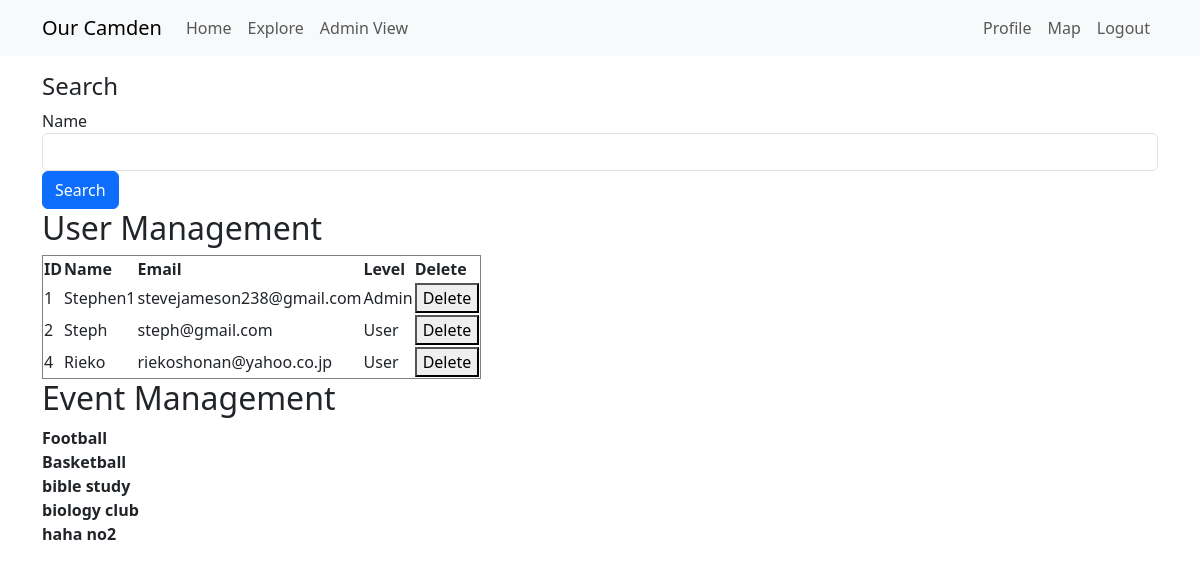
Before: /admin-view (signed in) with the older database file.
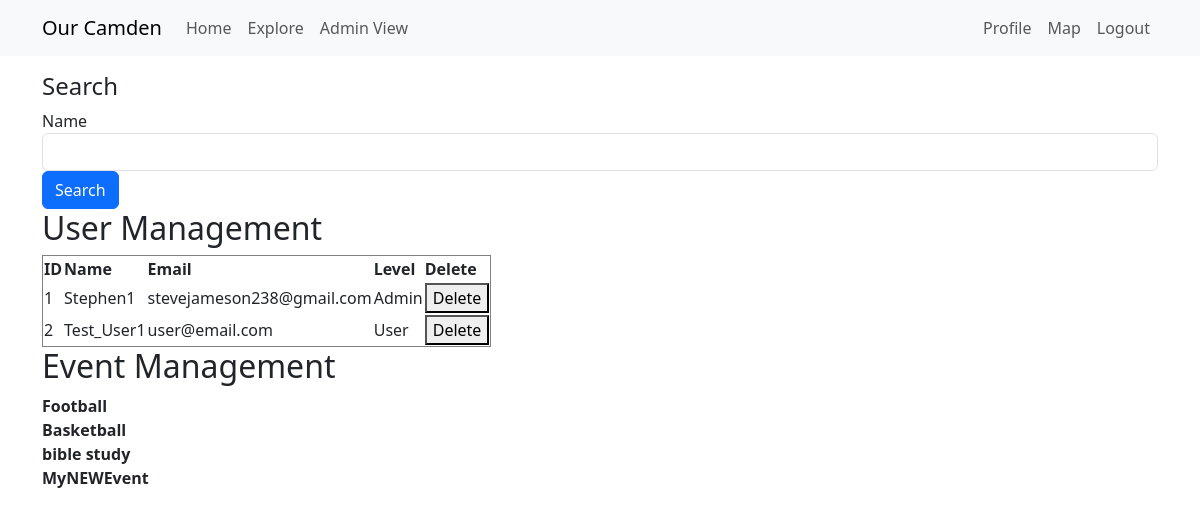
After: the same page with the newer database file.
### app/models.py (models this page shows, shortened)
class User(UserMixin, db.Model):
    __tablename__ = "User"
    __searchable__ = ['username', 'email']
    id: so.Mapped[int] = so.mapped_column(primary_key=True) # so.Mapped gives a python data type to the attr, so.mapped_column creates the actual column
    access_level: so.Mapped[int] = so.mapped_column(
        default=0,  # Default to 0 (logged-in User)
        nullable=False
    )
    username: so.Mapped[str] = so.mapped_column(sa.String(64), index=True,
                                                unique=True)
    email: so.Mapped[str] = so.mapped_column(sa.String(120), index=True,
                                             unique=True)
    password_hash: so.Mapped[Optional[str]] = so.mapped_column(sa.String(256)) #attr can be defined as Optional
    about_me: so.Mapped[Optional[str]] = so.mapped_column(sa.String(140))
    last_seen: so.Mapped[Optional[datetime]] = so.mapped_column(
        default=lambda: datetime.now(timezone.utc))
    posts: so.WriteOnlyMapped['Post'] = so.relationship(
        back_populates='author',
        passive_deletes=True) #back_populates links Posts.author to User.posts
    following: so.WriteOnlyMapped['User'] = so.relationship(
        secondary=followers, primaryjoin=(followers.c.follower_id == id), # establish link between User and Follower tables, where the id matches (all the Users this current User follows)
        secondaryjoin=(followers.c.followed_id == id), #links followers back to Users. identifies all Users who are followed by the current User
        back_populates='followers',
        passive_deletes=True) #links User.following to Follower.followers (who the User is following)
    followers: so.WriteOnlyMapped['User'] = so.relationship(
        secondary=followers, primaryjoin=(followers.c.followed_id == id),
        secondaryjoin=(followers.c.follower_id == id),
        back_populates='following',
        passive_deletes=True) #same but for who the User is being followed by
    Markers: so.Mapped["Marker"] = so.relationship(
        "Marker",
        back_populates="creator",  # Links to the `Marker.creator` relationship
    )
    def __repr__(self):
        return self.username # provides information in a nice format for each User

class Marker(db.Model):
    __tablename__ = "Marker"
    __searchable__ = ['event_name', 'event_description', 'User_id', 'filter_type']  # Fields to index
    approved: so.Mapped[bool] = so.mapped_column(default = False, nullable = False)
    website: so.Mapped[str] = so.mapped_column(nullable=True)
    id: so.Mapped[int] = so.mapped_column(primary_key=True)
    event_name: so.Mapped[str] = so.mapped_column(sa.String(140), nullable=False)
    event_description: so.Mapped[str] = so.mapped_column(sa.String(140))
    filter_type: so.Mapped[str] = so.mapped_column(sa.String(60))
    User_id: so.Mapped[str] = so.mapped_column(db.ForeignKey("User.id"))
    Location_id: so.Mapped[str] = so.mapped_column(db.ForeignKey("Location.id"))
    def __repr__(self) -> str:
        return f"<Marker (id={self.id})>"
    Location: so.Mapped["Location"] = so.relationship(
        "Location",
        back_populates="markers",
        foreign_keys="[Marker.Location_id]"
    )
    creator: so.Mapped["User"] = so.relationship(
        "User",
        back_populates="Markers",  # Links to the `User.Markers` relationship
        foreign_keys="[Marker.User_id]"
    )

### app/routes.py (the view)
@app.route('/admin-view')
@login_required
def admin_view():
    if current_user.is_authenticated and current_user.access_level==1: #so that users can't try to get in from url
        try:
            query = request.args.get('query', '')  # Get query, default to empty string
            print(query)
            if query:
                print('searching')
                user_data = User.query.msearch(query, fields=['username', 'email']).all()
            else:
                user_data = User.query.all()
            marker_data = Marker.query.all()  # Fetch all markers
            print(user_data, marker_data)
            return render_template('admin_view.html', users=user_data, markers=marker_data)
        except Exception as e:
            print(f"Error: {str(e)}")  # Log error to terminal
            return jsonify({'error': str(e)}), 500
    else:
        return redirect(url_for('index.html'))

### app/models.py (called while the page is built)
@login.user_loader
def load_User(id):
    return db.session.get(User, int(id))

### app/routes.py (called while the page is built)
@app.before_request
def before_request(): # if user is logged in, record the time they log in, update database
    if current_user.is_authenticated:
        current_user.last_seen = datetime.now(timezone.utc)
        db.session.commit()

### app/templates/admin_view.html (shortened to what this page needs)
{% extends "base.html" %}
{% block content %}
    <h4>Search</h4>
    <form class="form-inline" method="GET" action="{{ url_for('admin_view') }}">
        <div class="form-group">
            <label for="query">Name</label>
            <input type="text" class="form-control" name="query" id="query">
        </div>
        <button type="submit" class="btn btn-primary">Search</button>
    </form>
    <body>
    </head>
    <body>
        <h2>User Management</h2>
        <table border="1">
            <tr>
                <th>ID</th>
                <th>Name</th>
                <th>Email</th>
                <th>Level</th>
                <th>Delete</th>
            </tr>
            {% for user in users %}
            <tr>
                <td>{{ user.id }}</td>
                <td contenteditable="true" onblur="editUser(event, {{ user.id }}, 'name')">{{ user.username }}</td>
                <td contenteditable="true" onblur="editUser(event, {{ user.id }}, 'email')">{{ user.email }}</td>
                <td contenteditable="true" onblur="editUser(event, {{ user.id }}, 'email')">{% if user.access_level ==1 %}Admin{% else %}User{% endif %}</td>
                <td><button onclick="deleteUser({{ user.id }}, this.parentNode.parentNode)">Delete</button></td>
            </tr>
            {% endfor %}
    </table>
            <div>
                <h2>Event Management</h2>
                <table>
                    {% for marker in markers %}
                    <tr>
                        <strong>{{ marker.event_name }}</strong> <br>
                    </tr>
                    {% endfor %}
                </table>
            </div>
        </div>
    </body>
{% endblock %}

Changed rows visible on the page:
removed User: id "4", username "Rieko", email "riekoshonan@yahoo.co.jp", access_level "User"
removed Marker: event_name "biology club"
removed Marker: event_name "haha no2"
changed User id 2: username "Steph" → "Test_User1"; email "steph@gmail.com" → "user@email.com"
added Marker: event_name "MyNEWEvent"
